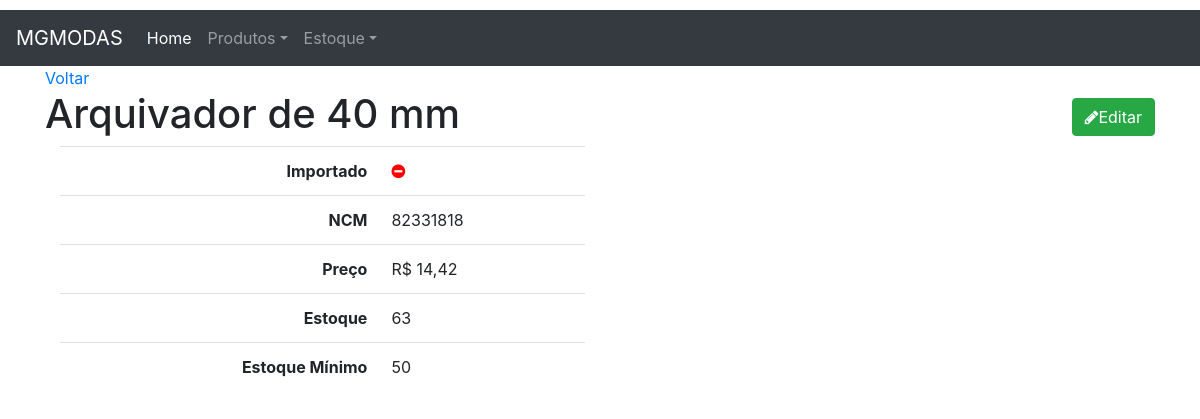
Screenshot of /produto/117/ with the database file from the repository.
### produto/models.py (models this page shows, shortened)
class Produto(models.Model):
    importado = models.BooleanField(default=False)
    ncm= models.CharField('NCM',max_length=10)
    produto = models.CharField('Produto',max_length=100, unique=True)
    preco= models.DecimalField('preço',decimal_places=2,max_digits=10)
    estoque= models.IntegerField('estoque atual',)
    estoque_minimo= models.PositiveIntegerField('estoque minimo',default=0)
    categoria= models.ForeignKey('Categoria',on_delete=models.SET_NULL, null=True, blank=True)
    class Meta:
        ordering = ('produto',)
    def __str__(self):
        return self.produto

### produto/views.py (the view)
# urls.py: path('<int:pk>/', v.produto_detail, name='produto_detail'),
def produto_detail(request,pk):
    template_name='produto_detail.html'
    obj = Produto.objects.get(pk=pk)
    context = {'object':obj }
    return render(request, template_name, context)

### produto/templates/produto_detail.html
{% extends "base.html" %}
{% block content %}
    <a href="{% url 'produto:produto_list' %}">Voltar</a>
    <h1>{{ object }}
        <span class="pull-right">
            <a href="{% url 'produto:produto_edit' object.pk %} " >
                <button type="button" class="btn btn-success">
                    <span class="fa fa-pencil"></span>Editar
                </button>
            </a>
        </span>
    </h1>
<div class="col-sm-6">
    <table class=" table table-user-information">
        <tbody>
        <tr>
            <th class="text-right">Importado</th>
            <td>
                {% if object.importado %}
                <i class=" fa fa-check-circle ok"></i>
                {% else %}
                <i class=" fa fa-minus-circle no"></i>
                {% endif %}
            </td>
        </tr>
        <tr>
            <th class="text-right">NCM</th>
            <td>{{object.ncm}}</td>
        </tr>
        <tr>
            <th class="text-right">Preço</th>
            <td>R$ {{object.preco}}</td>
            <tr>
            <th class="text-right">Estoque</th>
            <td>{{object.estoque}}</td>
            <tr>
            <th class="text-right">Estoque Mínimo</th>
            <td>{{object.estoque_minimo}}</td>
        </tr>
        </tr>
        </tr>
        </tbody>
    </table>
</div>
{% endblock content %}

### core/static/css/style.css (style rules this page uses)
body { margin-top: 10px; }
.no { color: red; }

### rows the page displays
Produto: produto "Arquivador de 40 mm", ncm "82331818", preco "14,42", estoque "63", estoque_minimo "50"
